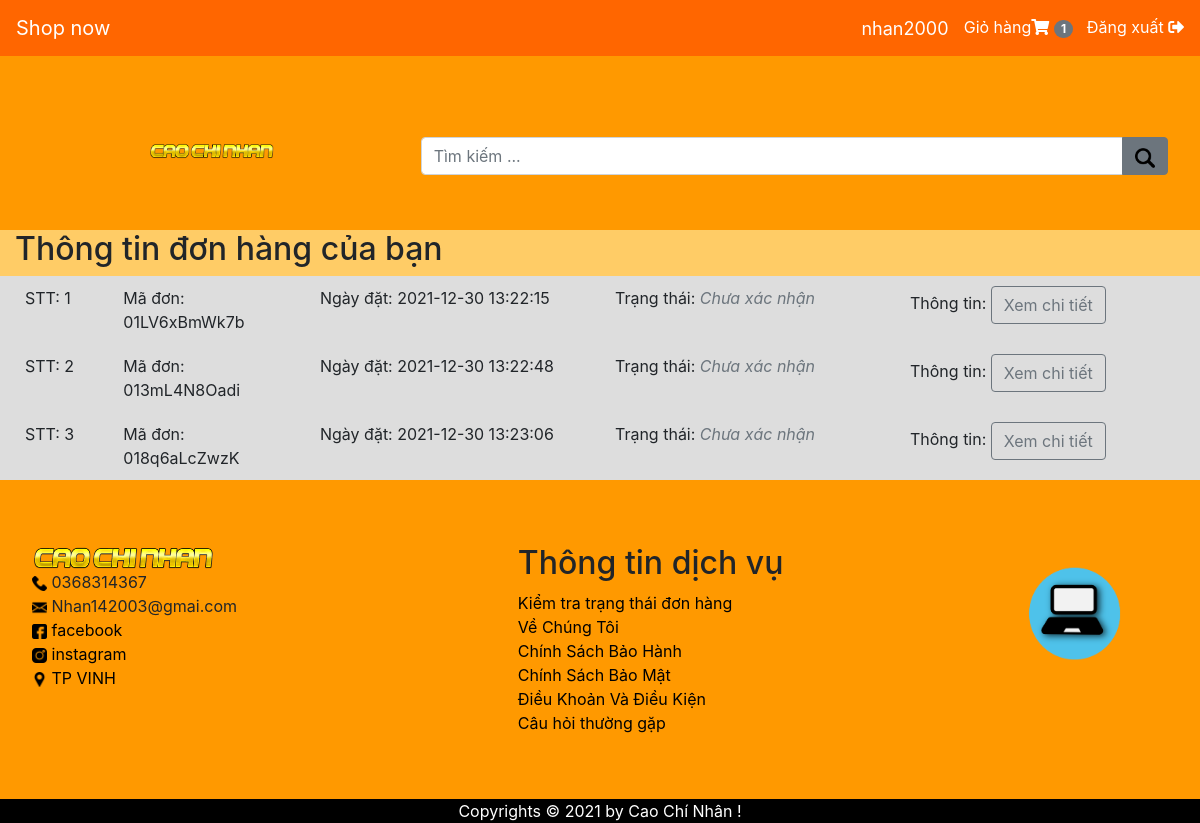
Screenshot of /?pages=users (signed in) with the database file from the repository.
### tables this page shows
CREATE TABLE `diachi_donhang` (
  `id` int(11) NOT NULL,
  `ma_donhang` varchar(100) NOT NULL,
  `id_user` int(11) NOT NULL,
  `phone` varchar(11) NOT NULL,
  `diachi` text NOT NULL,
  `ghichu` text NOT NULL,
  `thanhtoan` int(11) NOT NULL,
  `ngay_dat` timestamp NOT NULL DEFAULT current_timestamp() ON UPDATE current_timestamp(),
  `trang_thai` int(11) NOT NULL,
  `name` varchar(255) NOT NULL,
  `email` varchar(255) NOT NULL
);

### include/users.php (the view, shortened to what this page needs)
<?php
$user = $_SESSION['user'];
$id_user = $user['id'];
$cac_don_hang = mysqli_query($conn, "SELECT diachi_donhang.*,users.name AS 'ten_khachhang'  FROM diachi_donhang
INNER JOIN users ON diachi_donhang.id_user = users.id WHERE id_user = '$id_user'");
?>
<div class="container-fluid">
    <h2>Thông tin đơn hàng của bạn <span class="badge badge-secondary badge-pill"></span></h2>
    <?php foreach ($cac_don_hang as $key => $value) { ?>
    <div class="row giohang ">
<div class=" col-sm-1 col-md-1 col-lg-1">STT:
<?php echo $key + 1 ?>
</div>
<div class=" col-sm-2 col-md-2 col-lg-2"> Mã đơn:
<?php echo $value['ma_donhang'] ?>
</div>
<div class=" col-sm-3 col-md-3 col-lg-3"> Ngày đặt:
<?php echo $value['ngay_dat'] ?>
</div>
<div class=" col-sm-3 col-md-3 col-lg-3"> Trạng thái:
<?php if($value['trang_thai'] == 0) { ?>
                <i class="text-secondary">Chưa xác nhận</i>
            <?php  } elseif($value['trang_thai'] == 1) { ?>
                  <i class="text-info">Đang giao hàng</i>
              <?php  } else { ?>
                    <i class="text-success">Đã hoàn thành</i>
                <?php  }  ?>
</div>
<div class=" col-sm-3 col-md-3 col-lg-3"> Thông tin:
<a href="?pages=chitiet_donhangdat&ma_donhang=<?php echo $value['ma_donhang'] ?>" class="btn btn-outline-secondary">Xem chi tiết</a>
</div>
    </div>
    <?php } ?>
</div>

### css/style-index.css (style rules this page uses)
* { margin: 0; padding: 0; }
body { background-color:rgb(255, 204, 102); }
a { color: black; }
.giohang { background-color: rgb(221, 221, 221); padding: 10px; }

### rows the page displays
diachi_donhang: ma_donhang "01LV6xBmWk7b", ngay_dat "2021-12-30 13:22:15", trang_thai "Chưa xác nhận"
diachi_donhang: ma_donhang "013mL4N8Oadi", ngay_dat "2021-12-30 13:22:48", trang_thai "Chưa xác nhận"
diachi_donhang: ma_donhang "018q6aLcZwzK", ngay_dat "2021-12-30 13:23:06", trang_thai "Chưa xác nhận"

### other values shown
$user['name'] "nhan2000"
mysqli_num_rows($giohang) "1"
